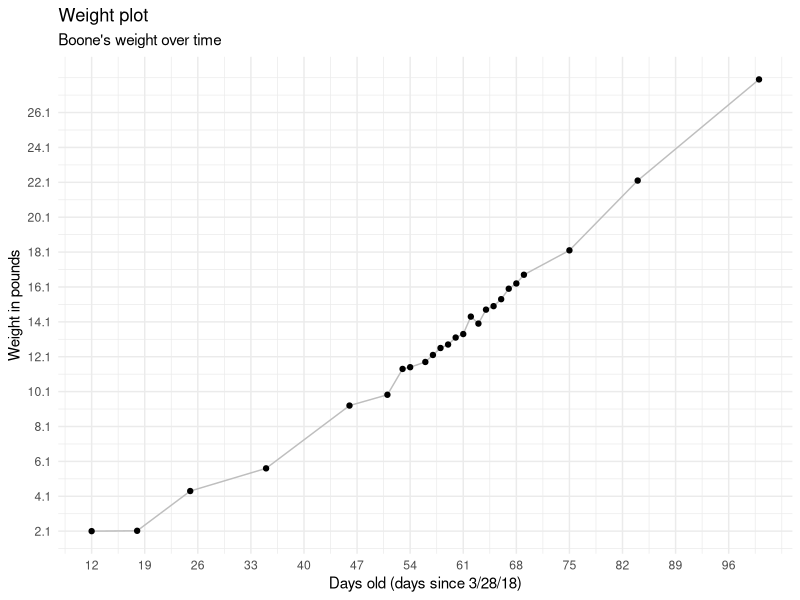

Generate this figure with R:
## ---- chunk 1
knitr::opts_chunk$set(echo = FALSE, warning = FALSE, message = FALSE)
library(tidyverse)
## ---- chunk 2
theme_set(theme_minimal())
## ---- chunk 3
boone <- read_csv("boone_growth_records.csv")
## ---- chunk 4
ggplot(boone, aes(x = days_old, y = wt_lbs)) + 
  geom_line(color = "grey") +
  geom_point() + 
  scale_x_continuous(breaks = seq(min(boone$days_old), max(boone$days_old), by = 7)) + 
  scale_y_continuous(breaks = seq(min(boone$wt_lbs), max(boone$wt_lbs), by = 2)) + 
  ylab("Weight in pounds") + 
  xlab("Days old (days since 3/28/18)") +
  ggtitle("Weight plot") + 
  labs(subtitle = "Boone's weight over time")
